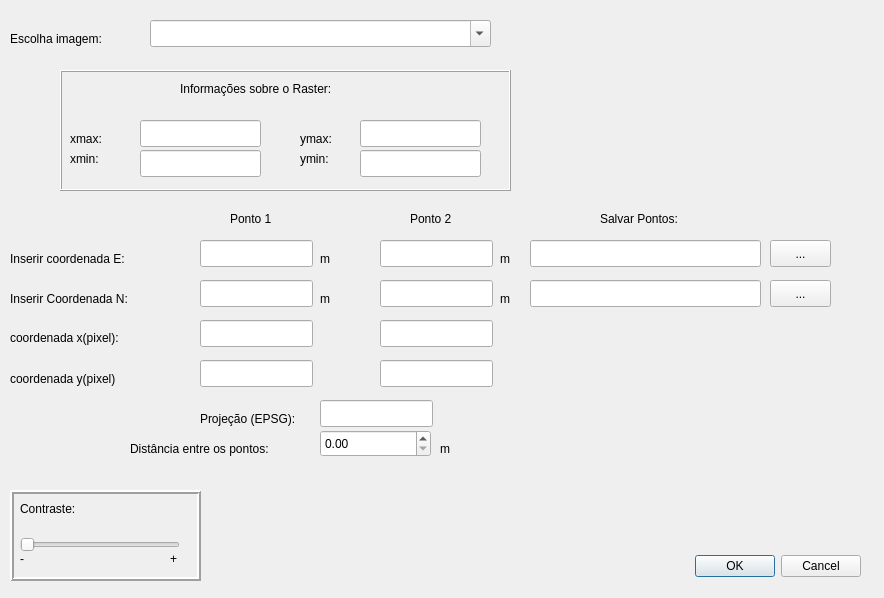
<?xml version="1.0" encoding="UTF-8"?>
<ui version="4.0">
 <class>ImagemDialogBase</class>
 <widget class="QDialog" name="ImagemDialogBase">
  <property name="geometry">
   <rect>
    <x>0</x>
    <y>0</y>
    <width>884</width>
    <height>598</height>
   </rect>
  </property>
  <property name="windowTitle">
   <string>IMAGE PROCESSOR</string>
  </property>
  <widget class="QDialogButtonBox" name="button_box">
   <property name="geometry">
    <rect>
     <x>520</x>
     <y>550</y>
     <width>341</width>
     <height>32</height>
    </rect>
   </property>
   <property name="orientation">
    <enum>Qt::Horizontal</enum>
   </property>
   <property name="standardButtons">
    <set>QDialogButtonBox::Cancel|QDialogButtonBox::Ok</set>
   </property>
  </widget>
  <widget class="QLabel" name="label">
   <property name="geometry">
    <rect>
     <x>10</x>
     <y>30</y>
     <width>171</width>
     <height>17</height>
    </rect>
   </property>
   <property name="text">
    <string>Escolha imagem:</string>
   </property>
  </widget>
  <widget class="QgsMapLayerComboBox" name="mMapLayerComboBox">
   <property name="geometry">
    <rect>
     <x>150</x>
     <y>20</y>
     <width>341</width>
     <height>27</height>
    </rect>
   </property>
   <property name="editable">
    <bool>true</bool>
   </property>
  </widget>
  <widget class="QLineEdit" name="lineEdit">
   <property name="geometry">
    <rect>
     <x>200</x>
     <y>240</y>
     <width>113</width>
     <height>27</height>
    </rect>
   </property>
  </widget>
  <widget class="QLabel" name="label_2">
   <property name="geometry">
    <rect>
     <x>10</x>
     <y>250</y>
     <width>181</width>
     <height>17</height>
    </rect>
   </property>
   <property name="text">
    <string>Inserir coordenada E:</string>
   </property>
  </widget>
  <widget class="QLabel" name="label_3">
   <property name="geometry">
    <rect>
     <x>10</x>
     <y>290</y>
     <width>191</width>
     <height>17</height>
    </rect>
   </property>
   <property name="text">
    <string>Inserir Coordenada N:</string>
   </property>
  </widget>
  <widget class="QLabel" name="label_5">
   <property name="geometry">
    <rect>
     <x>200</x>
     <y>410</y>
     <width>121</width>
     <height>17</height>
    </rect>
   </property>
   <property name="text">
    <string>Projeção (EPSG):</string>
   </property>
  </widget>
  <widget class="QLineEdit" name="lineEdit_5">
   <property name="geometry">
    <rect>
     <x>320</x>
     <y>400</y>
     <width>113</width>
     <height>27</height>
    </rect>
   </property>
  </widget>
  <widget class="QLineEdit" name="lineEdit_2">
   <property name="geometry">
    <rect>
     <x>200</x>
     <y>280</y>
     <width>113</width>
     <height>27</height>
    </rect>
   </property>
  </widget>
  <widget class="QLabel" name="label_9">
   <property name="geometry">
    <rect>
     <x>230</x>
     <y>210</y>
     <width>67</width>
     <height>17</height>
    </rect>
   </property>
   <property name="text">
    <string>Ponto 1</string>
   </property>
  </widget>
  <widget class="QLabel" name="label_10">
   <property name="geometry">
    <rect>
     <x>410</x>
     <y>210</y>
     <width>67</width>
     <height>17</height>
    </rect>
   </property>
   <property name="text">
    <string>Ponto 2</string>
   </property>
  </widget>
  <widget class="QLineEdit" name="lineEdit_3">
   <property name="geometry">
    <rect>
     <x>380</x>
     <y>240</y>
     <width>113</width>
     <height>27</height>
    </rect>
   </property>
  </widget>
  <widget class="QLineEdit" name="lineEdit_4">
   <property name="geometry">
    <rect>
     <x>380</x>
     <y>280</y>
     <width>113</width>
     <height>27</height>
    </rect>
   </property>
  </widget>
  <widget class="QLabel" name="label_7">
   <property name="geometry">
    <rect>
     <x>130</x>
     <y>440</y>
     <width>181</width>
     <height>17</height>
    </rect>
   </property>
   <property name="text">
    <string>Distância entre os pontos:</string>
   </property>
  </widget>
  <widget class="QLabel" name="label_11">
   <property name="geometry">
    <rect>
     <x>440</x>
     <y>440</y>
     <width>67</width>
     <height>17</height>
    </rect>
   </property>
   <property name="text">
    <string>m</string>
   </property>
  </widget>
  <widget class="QDoubleSpinBox" name="distancia">
   <property name="enabled">
    <bool>true</bool>
   </property>
   <property name="geometry">
    <rect>
     <x>320</x>
     <y>430</y>
     <width>111</width>
     <height>27</height>
    </rect>
   </property>
   <property name="maximum">
    <double>400000000.000000000000000</double>
   </property>
  </widget>
  <widget class="QLabel" name="label_12">
   <property name="geometry">
    <rect>
     <x>320</x>
     <y>250</y>
     <width>67</width>
     <height>17</height>
    </rect>
   </property>
   <property name="text">
    <string>m</string>
   </property>
  </widget>
  <widget class="QLabel" name="label_13">
   <property name="geometry">
    <rect>
     <x>320</x>
     <y>290</y>
     <width>67</width>
     <height>17</height>
    </rect>
   </property>
   <property name="text">
    <string>m</string>
   </property>
  </widget>
  <widget class="QLabel" name="label_14">
   <property name="geometry">
    <rect>
     <x>500</x>
     <y>250</y>
     <width>67</width>
     <height>17</height>
    </rect>
   </property>
   <property name="text">
    <string>m</string>
   </property>
  </widget>
  <widget class="QLabel" name="label_15">
   <property name="geometry">
    <rect>
     <x>500</x>
     <y>290</y>
     <width>67</width>
     <height>17</height>
    </rect>
   </property>
   <property name="text">
    <string>m</string>
   </property>
  </widget>
  <widget class="QFrame" name="frame">
   <property name="geometry">
    <rect>
     <x>10</x>
     <y>490</y>
     <width>191</width>
     <height>91</height>
    </rect>
   </property>
   <property name="frameShape">
    <enum>QFrame::Box</enum>
   </property>
   <property name="frameShadow">
    <enum>QFrame::Raised</enum>
   </property>
   <property name="lineWidth">
    <number>2</number>
   </property>
   <widget class="QSlider" name="sl">
    <property name="geometry">
     <rect>
      <x>10</x>
      <y>40</y>
      <width>160</width>
      <height>29</height>
     </rect>
    </property>
    <property name="orientation">
     <enum>Qt::Horizontal</enum>
    </property>
   </widget>
   <widget class="QLabel" name="label_4">
    <property name="geometry">
     <rect>
      <x>10</x>
      <y>10</y>
      <width>91</width>
      <height>17</height>
     </rect>
    </property>
    <property name="text">
     <string>Contraste:</string>
    </property>
   </widget>
   <widget class="QLabel" name="label_6">
    <property name="geometry">
     <rect>
      <x>10</x>
      <y>60</y>
      <width>67</width>
      <height>17</height>
     </rect>
    </property>
    <property name="text">
     <string>-</string>
    </property>
   </widget>
   <widget class="QLabel" name="label_8">
    <property name="geometry">
     <rect>
      <x>160</x>
      <y>60</y>
      <width>67</width>
      <height>17</height>
     </rect>
    </property>
    <property name="text">
     <string>+</string>
    </property>
   </widget>
  </widget>
  <widget class="QFrame" name="frame_2">
   <property name="geometry">
    <rect>
     <x>60</x>
     <y>70</y>
     <width>451</width>
     <height>121</height>
    </rect>
   </property>
   <property name="frameShape">
    <enum>QFrame::Box</enum>
   </property>
   <property name="frameShadow">
    <enum>QFrame::Raised</enum>
   </property>
   <widget class="QLineEdit" name="xmax">
    <property name="geometry">
     <rect>
      <x>80</x>
      <y>50</y>
      <width>121</width>
      <height>27</height>
     </rect>
    </property>
   </widget>
   <widget class="QLineEdit" name="xmin">
    <property name="geometry">
     <rect>
      <x>80</x>
      <y>80</y>
      <width>121</width>
      <height>27</height>
     </rect>
    </property>
   </widget>
   <widget class="QLineEdit" name="ymax">
    <property name="geometry">
     <rect>
      <x>300</x>
      <y>50</y>
      <width>121</width>
      <height>27</height>
     </rect>
    </property>
   </widget>
   <widget class="QLineEdit" name="ymin">
    <property name="geometry">
     <rect>
      <x>300</x>
      <y>80</y>
      <width>121</width>
      <height>27</height>
     </rect>
    </property>
   </widget>
   <widget class="QLabel" name="label_16">
    <property name="geometry">
     <rect>
      <x>120</x>
      <y>10</y>
      <width>231</width>
      <height>17</height>
     </rect>
    </property>
    <property name="text">
     <string>Informações sobre o Raster:</string>
    </property>
   </widget>
   <widget class="QLabel" name="label_17">
    <property name="geometry">
     <rect>
      <x>10</x>
      <y>60</y>
      <width>67</width>
      <height>17</height>
     </rect>
    </property>
    <property name="text">
     <string>xmax:</string>
    </property>
   </widget>
   <widget class="QLabel" name="label_18">
    <property name="geometry">
     <rect>
      <x>10</x>
      <y>80</y>
      <width>67</width>
      <height>17</height>
     </rect>
    </property>
    <property name="text">
     <string>xmin:</string>
    </property>
   </widget>
   <widget class="QLabel" name="label_19">
    <property name="geometry">
     <rect>
      <x>240</x>
      <y>60</y>
      <width>67</width>
      <height>17</height>
     </rect>
    </property>
    <property name="text">
     <string>ymax:</string>
    </property>
   </widget>
   <widget class="QLabel" name="label_20">
    <property name="geometry">
     <rect>
      <x>240</x>
      <y>80</y>
      <width>67</width>
      <height>17</height>
     </rect>
    </property>
    <property name="text">
     <string>ymin:</string>
    </property>
   </widget>
  </widget>
  <widget class="QLineEdit" name="colunas2">
   <property name="geometry">
    <rect>
     <x>380</x>
     <y>320</y>
     <width>113</width>
     <height>27</height>
    </rect>
   </property>
  </widget>
  <widget class="QLineEdit" name="colunas">
   <property name="geometry">
    <rect>
     <x>200</x>
     <y>320</y>
     <width>113</width>
     <height>27</height>
    </rect>
   </property>
  </widget>
  <widget class="QLineEdit" name="linhas">
   <property name="geometry">
    <rect>
     <x>200</x>
     <y>360</y>
     <width>113</width>
     <height>27</height>
    </rect>
   </property>
  </widget>
  <widget class="QLabel" name="label_21">
   <property name="geometry">
    <rect>
     <x>10</x>
     <y>330</y>
     <width>141</width>
     <height>16</height>
    </rect>
   </property>
   <property name="text">
    <string>coordenada x(pixel):</string>
   </property>
  </widget>
  <widget class="QLabel" name="label_22">
   <property name="geometry">
    <rect>
     <x>10</x>
     <y>370</y>
     <width>151</width>
     <height>17</height>
    </rect>
   </property>
   <property name="text">
    <string>coordenada y(pixel)</string>
   </property>
  </widget>
  <widget class="QLineEdit" name="linhas2">
   <property name="geometry">
    <rect>
     <x>380</x>
     <y>360</y>
     <width>113</width>
     <height>27</height>
    </rect>
   </property>
  </widget>
  <widget class="QLineEdit" name="caminho">
   <property name="geometry">
    <rect>
     <x>530</x>
     <y>280</y>
     <width>231</width>
     <height>27</height>
    </rect>
   </property>
  </widget>
  <widget class="QPushButton" name="pushButton">
   <property name="geometry">
    <rect>
     <x>770</x>
     <y>280</y>
     <width>61</width>
     <height>27</height>
    </rect>
   </property>
   <property name="text">
    <string>...</string>
   </property>
  </widget>
  <widget class="QPushButton" name="pushButton_2">
   <property name="geometry">
    <rect>
     <x>770</x>
     <y>240</y>
     <width>61</width>
     <height>27</height>
    </rect>
   </property>
   <property name="text">
    <string>...</string>
   </property>
  </widget>
  <widget class="QLineEdit" name="ponto2">
   <property name="geometry">
    <rect>
     <x>530</x>
     <y>240</y>
     <width>231</width>
     <height>27</height>
    </rect>
   </property>
  </widget>
  <widget class="QLabel" name="label_23">
   <property name="geometry">
    <rect>
     <x>600</x>
     <y>210</y>
     <width>131</width>
     <height>17</height>
    </rect>
   </property>
   <property name="text">
    <string>Salvar Pontos:</string>
   </property>
  </widget>
 </widget>
 <customwidgets>
  <customwidget>
   <class>QgsMapLayerComboBox</class>
   <extends>QComboBox</extends>
   <header>qgsmaplayercombobox.h</header>
  </customwidget>
 </customwidgets>
 <resources/>
 <connections>
  <connection>
   <sender>button_box</sender>
   <signal>accepted()</signal>
   <receiver>ImagemDialogBase</receiver>
   <slot>accept()</slot>
   <hints>
    <hint type="sourcelabel">
     <x>20</x>
     <y>20</y>
    </hint>
    <hint type="destinationlabel">
     <x>20</x>
     <y>20</y>
    </hint>
   </hints>
  </connection>
  <connection>
   <sender>button_box</sender>
   <signal>rejected()</signal>
   <receiver>ImagemDialogBase</receiver>
   <slot>reject()</slot>
   <hints>
    <hint type="sourcelabel">
     <x>20</x>
     <y>20</y>
    </hint>
    <hint type="destinationlabel">
     <x>20</x>
     <y>20</y>
    </hint>
   </hints>
  </connection>
 </connections>
</ui>
